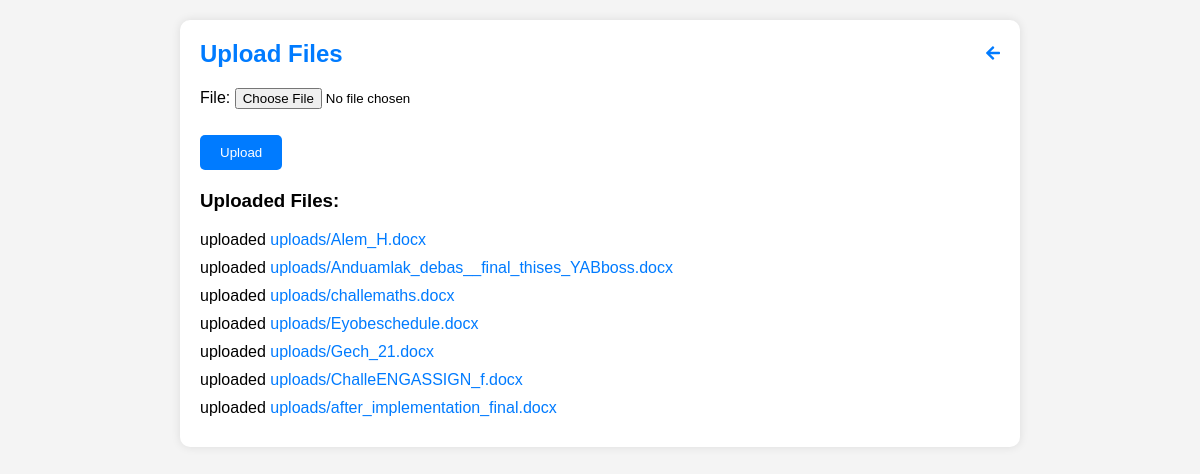
The page /upload/ (signed in) on the database its author committed.
### knowledge_portal/models.py (models this page shows)
class UploadedFile(models.Model):
    file = models.FileField(upload_to='uploads/')
    uploaded_at = models.DateTimeField(auto_now_add=True)

### knowledge_portal/views.py (the view)
# urls.py: path('upload/', views.upload_file, name='upload_file'),
@login_required(login_url='login')
def upload_file(request):
    if request.method == 'POST':
        form = UploadFileForm(request.POST, request.FILES)
        if form.is_valid():
            form.save()
            return redirect('upload_file')
    else:
        form = UploadFileForm()
    files = UploadedFile.objects.all()
    return render(request, 'knowledge_portal/upload_file.html', {'form': form, 'files': files})

### knowledge_portal/forms.py
class UploadFileForm(forms.ModelForm):
    class Meta:
        model = UploadedFile
        fields = ('file',)

### knowledge_portal/templates/Knowledge_portal/upload_file.html (shortened to what this page needs)
<!DOCTYPE html>
<html lang="en">
<head>
    <link rel="stylesheet" href="https://cdnjs.cloudflare.com/ajax/libs/font-awesome/5.15.3/css/all.min.css" />
</head>
<body>
    <div class="container">
        <div class="header">
            <h2>Upload Files</h2>
            <a href='/'><i class="fas fa-arrow-left"></i> </a>
        </div>
        <form method="post" enctype="multipart/form-data">
            {{ form.as_p }}
            <button type="submit">Upload</button>
        </form>
        <h3>Uploaded Files:</h3>
        <ul>
            {% for file in files %}
                <li> uploaded <a href="{% url 'download_file' file.id %}">{{ file.file.name }}</a></li>
            {% empty %}
                <li>No files uploaded yet.</li>
            {% endfor %}
        </ul>
    </div>
</body>
</html>

### knowledge_portal/templates/Knowledge_portal/upload_file.html (style rules this page uses)
body { font-family: Arial, sans-serif; margin: 0; padding: 20px; background-color: #f4f4f4; }
.container { max-width: 800px; margin: auto; background-color: #fff; border-radius: 10px; padding: 20px; box-shadow: 0 0 10px rgba(0, 0, 0, 0.1); }
.header { display: flex; justify-content: space-between; align-items: center; margin-bottom: 20px; }
h2 { margin: 0; color: #007bff; }
form { margin-bottom: 20px; }
input[type="file"] { margin-bottom: 10px; }
button[type="submit"] { padding: 10px 20px; background-color: #007bff; color: #fff; border: none; border-radius: 5px; cursor: pointer; }
ul { list-style-type: none; padding: 0; margin: 0; }
li { margin-bottom: 10px; }
a { color: #007bff; text-decoration: none; }

### rows shown on the page
UploadedFile: file.name "uploads/Alem_H.docx"
UploadedFile: file.name "uploads/Anduamlak_debas__final_thises_YABboss.docx"
UploadedFile: file.name "uploads/challemaths.docx"
UploadedFile: file.name "uploads/Eyobeschedule.docx"
UploadedFile: file.name "uploads/Gech_21.docx"
UploadedFile: file.name "uploads/ChalleENGASSIGN_f.docx"
UploadedFile: file.name "uploads/after_implementation_final.docx"
